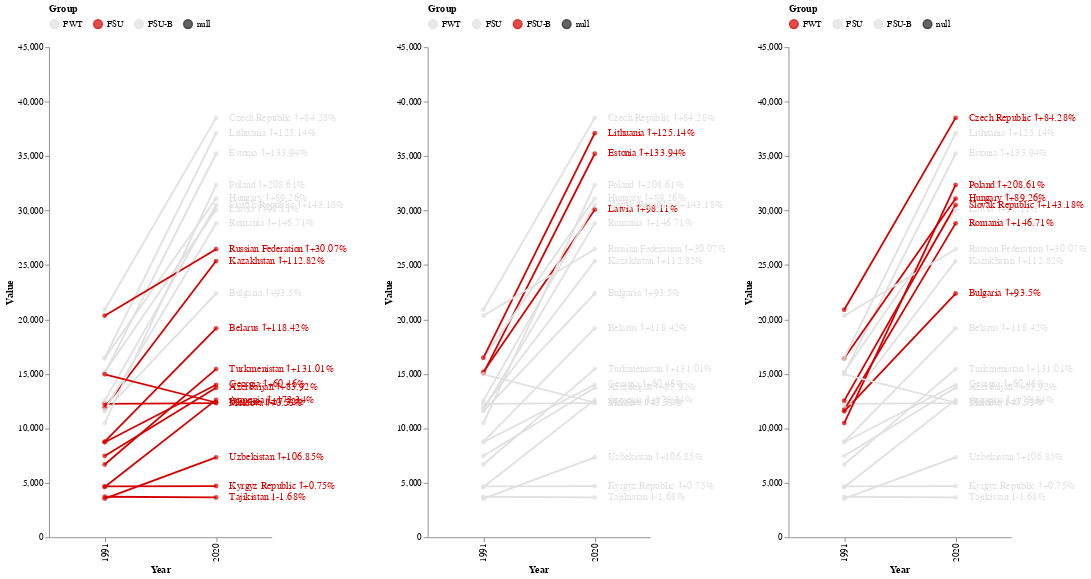

Write notebook code for a chart like this one.
### Markdown cell above
#### GDP PPC

### Code cell
df = gdp_pc_ppp.loc[
    gdp_pc_ppp.Year.isin([1991, 2020])
].copy()

df.loc[
    df.Region == 'Baltic states',
    'Group'
] = 'FSU-B'

# Add Pct Change and Labels
pct_change = df.groupby('Country Code').apply(
    lambda tx: tx.sort_values(by='Year').loc[:, ['Value']].pct_change().iloc[1] * 100
).rename(columns = {'Value': 'PctChange'})

df = df.merge(pct_change, on = 'Country Code')

df.loc[:, 'Label'] = df.loc[:, 'Country Name'] + ' ↓' + df.loc[:, 'PctChange'].round(2).astype(str) + '%'
df.loc[df.PctChange>0, 'Label'] = df.loc[:, 'Country Name'] + ' ↑+' + df.loc[:, 'PctChange'].round(2).astype(str) + '%'


x = 'Year:O'
y = 'Value'
detail = 'Country Code'

color_fwt = alt.Color(
    'Group',
    scale = alt.Scale(
    domain = ['FWT', 'FSU', 'FSU-B', 'null'],
    range = ['#D50000', '#E0E0E0', '#E0E0E0', '#212121']
    ),
    legend=alt.Legend(orient="top")
)

color_fsu = alt.Color(
    'Group',
    scale = alt.Scale(
    domain = ['FWT', 'FSU', 'FSU-B', 'null'],
    range = ['#E0E0E0', '#D50000', '#E0E0E0', '#212121']
    ),
    legend=alt.Legend(orient="top")
)

color_fsu_b = alt.Color(
    'Group',
    scale = alt.Scale(
    domain = ['FWT', 'FSU', 'FSU-B', 'null'],
    range = ['#E0E0E0', '#E0E0E0', '#D50000', '#212121']
    ),
    legend=alt.Legend(orient="top")
)

text = alt.condition(alt.datum.Year == 2020, 'Label', alt.value(' '))

width = 250
height = 550

# FWT

base_fwt = alt.Chart(
    df.loc[
        ~df['Country Code'].isin(['FSU', 'FSU-B', 'ECS', 'ECA'])
    ]
).encode(
    x=x,
    y=y,
    color=color_fwt,
    detail=detail,
    text=text
)

slope_fwt = alt.layer(
    base_fwt.mark_line(),
    base_fwt.mark_circle(),
    base_fwt.mark_text(
        align='left',
        baseline='middle',
        dx=15  # Nudges text to right so it doesn't appear on top of the bar
    )
).properties(
    width = width,
    height = height
)

# FSU

base_fsu = alt.Chart(
    df.loc[
        ~df['Country Code'].isin(['FWT', 'FSU-B', 'EUU', 'ECA'])
    ]
).encode(
    x=x,
    y=y,
    color=color_fsu,
    detail=detail,
    text=text
)

slope_fsu = alt.layer(
    base_fsu.mark_line(),
    base_fsu.mark_circle(),
    base_fsu.mark_text(
        align='left',
        baseline='middle',
        dx=15  # Nudges text to right so it doesn't appear on top of the bar
    )
).properties(
    width = width,
    height = height
)


# FSU - B

base_fsu_b = alt.Chart(
    df.loc[
        ~df['Country Code'].isin(['FWT', 'FSU', 'ECS', 'ECA'])
    ]
).encode(
    x=x,
    y=y,
    color=color_fsu_b,
    detail=detail,
    text=text
)

slope_fsu_b = alt.layer(
    base_fsu_b.mark_line(),
    base_fsu_b.mark_circle(),
    base_fsu_b.mark_text(
        align='left',
        baseline='middle',
        dx=15  # Nudges text to right so it doesn't appear on top of the bar
    )
).properties(
    width = width,
    height = height
)

alt.hconcat(
    slope_fsu,
    slope_fsu_b,
    slope_fwt
).configure_view(
    strokeWidth=0
).configure_axis(
    grid=False
).resolve_scale(color='independent', y='shared')

### Figure 1 — Vega-Lite specification as saved in the notebook (floating-point values rounded to 4 significant figures)
{"config": {"view": {"continuousWidth": 400, "continuousHeight": 300, "strokeWidth": 0}, "axis": {"grid": false}}, "hconcat": [{"layer": [{"mark": "line", "encoding": {"color": {"field": "Group", "legend": {"orient": "top"}, "scale": {"domain": ["FWT", "FSU", "FSU-B", "null"], "range": ["#E0E0E0", "#D50000", "#E0E0E0", "#212121"]}, "type": "nominal"}, "detail": {"field": "Country Code", "type": "nominal"}, "text": {"condition": {"field": "Label", "type": "nominal", "test": "(datum.Year === 2020)"}, "value": " "}, "x": {"field": "Year", "type": "ordinal"}, "y": {"field": "Value", "type": "quantitative"}}}, {"mark": "circle", "encoding": {"color": {"field": "Group", "legend": {"orient": "top"}, "scale": {"domain": ["FWT", "FSU", "FSU-B", "null"], "range": ["#E0E0E0", "#D50000", "#E0E0E0", "#212121"]}, "type": "nominal"}, "detail": {"field": "Country Code", "type": "nominal"}, "text": {"condition": {"field": "Label", "type": "nominal", "test": "(datum.Year === 2020)"}, "value": " "}, "x": {"field": "Year", "type": "ordinal"}, "y": {"field": "Value", "type": "quantitative"}}}, {"mark": {"type": "text", "align": "left", "baseline": "middle", "dx": 15}, "encoding": {"color": {"field": "Group", "legend": {"orient": "top"}, "scale": {"domain": ["FWT", "FSU", "FSU-B", "null"], "range": ["#E0E0E0", "#D50000", "#E0E0E0", "#212121"]}, "type": "nominal"}, "detail": {"field": "Country Code", "type": "nominal"}, "text": {"condition": {"field": "Label", "type": "nominal", "test": "(datum.Year === 2020)"}, "value": " "}, "x": {"field": "Year", "type": "ordinal"}, "y": {"field": "Value", "type": "quantitative"}}}], "data": {"name": "data-cd6e9045eae7d00f85b1aece559629f4"}, "height": 550, "width": 250}, {"layer": [{"mark": "line", "encoding": {"color": {"field": "Group", "legend": {"orient": "top"}, "scale": {"domain": ["FWT", "FSU", "FSU-B", "null"], "range": ["#E0E0E0", "#E0E0E0", "#D50000", "#212121"]}, "type": "nominal"}, "detail": {"field": "Country Code", "type": "nominal"}, "text": {"condition": {"field": "Label", "type": "nominal", "test": "(datum.Year === 2020)"}, "value": " "}, "x": {"field": "Year", "type": "ordinal"}, "y": {"field": "Value", "type": "quantitative"}}}, {"mark": "circle", "encoding": {"color": {"field": "Group", "legend": {"orient": "top"}, "scale": {"domain": ["FWT", "FSU", "FSU-B", "null"], "range": ["#E0E0E0", "#E0E0E0", "#D50000", "#212121"]}, "type": "nominal"}, "detail": {"field": "Country Code", "type": "nominal"}, "text": {"condition": {"field": "Label", "type": "nominal", "test": "(datum.Year === 2020)"}, "value": " "}, "x": {"field": "Year", "type": "ordinal"}, "y": {"field": "Value", "type": "quantitative"}}}, {"mark": {"type": "text", "align": "left", "baseline": "middle", "dx": 15}, "encoding": {"color": {"field": "Group", "legend": {"orient": "top"}, "scale": {"domain": ["FWT", "FSU", "FSU-B", "null"], "range": ["#E0E0E0", "#E0E0E0", "#D50000", "#212121"]}, "type": "nominal"}, "detail": {"field": "Country Code", "type": "nominal"}, "text": {"condition": {"field": "Label", "type": "nominal", "test": "(datum.Year === 2020)"}, "value": " "}, "x": {"field": "Year", "type": "ordinal"}, "y": {"field": "Value", "type": "quantitative"}}}], "data": {"name": "data-ddc70e3b0722be20716a7cf1c597cd49"}, "height": 550, "width": 250}, {"layer": [{"mark": "line", "encoding": {"color": {"field": "Group", "legend": {"orient": "top"}, "scale": {"domain": ["FWT", "FSU", "FSU-B", "null"], "range": ["#D50000", "#E0E0E0", "#E0E0E0", "#212121"]}, "type": "nominal"}, "detail": {"field": "Country Code", "type": "nominal"}, "text": {"condition": {"field": "Label", "type": "nominal", "test": "(datum.Year === 2020)"}, "value": " "}, "x": {"field": "Year", "type": "ordinal"}, "y": {"field": "Value", "type": "quantitative"}}}, {"mark": "circle", "encoding": {"color": {"field": "Group", "legend": {"orient": "top"}, "scale": {"domain": ["FWT", "FSU", "FSU-B", "null"], "range": ["#D50000", "#E0E0E0", "#E0E0E0", "#212121"]}, "type": "nominal"}, "detail": {"field": "Country Code", "type": "nominal"}, "text": {"condition": {"field": "Label", "type": "nominal", "test": "(datum.Year === 2020)"}, "value": " "}, "x": {"field": "Year", "type": "ordinal"}, "y": {"field": "Value", "type": "quantitative"}}}, {"mark": {"type": "text", "align": "left", "baseline": "middle", "dx": 15}, "encoding": {"color": {"field": "Group", "legend": {"orient": "top"}, "scale": {"domain": ["FWT", "FSU", "FSU-B", "null"], "range": ["#D50000", "#E0E0E0", "#E0E0E0", "#212121"]}, "type": "nominal"}, "detail": {"field": "Country Code", "type": "nominal"}, "text": {"condition": {"field": "Label", "type": "nominal", "test": "(datum.Year === 2020)"}, "value": " "}, "x": {"field": "Year", "type": "ordinal"}, "y": {"field": "Value", "type": "quantitative"}}}], "data": {"name": "data-ddc70e3b0722be20716a7cf1c597cd49"}, "height": 550, "width": 250}], "resolve": {"scale": {"color": "independent", "y": "shared"}}, "$schema": "https://vega.github.io/schema/vega-lite/v4.17.0.json", "datasets": {"data-cd6e9045eae7d00f85b1aece559629f4": [{"Country Name": "Armenia", "Country Code": "ARM", "Indicator Code": "NY.GDP.PCAP.PP.KD", "Group": "FSU", "Region": "South Caucasus", "Year": 1991, "Value": 4617.0, "PctChange": 173.3, "Label": "Armenia ↑+173.34%"}, {"Country Name": "Armenia", "Country Code": "ARM", "Indicator Code": "NY.GDP.PCAP.PP.KD", "Group": "FSU", "Region": "South Caucasus", "Year": 2020, "Value": 12620.0, "PctChange": 173.3, "Label": "Armenia ↑+173.34%"}, {"Country Name": "Azerbaijan", "Country Code": "AZE", "Indicator Code": "NY.GDP.PCAP.PP.KD", "Group": "FSU", "Region": "South Caucasus", "Year": 1991, "Value": 7464.0, "PctChange": 83.92, "Label": "Azerbaijan ↑+83.92%"}, {"Country Name": "Azerbaijan", "Country Code": "AZE", "Indicator Code": "NY.GDP.PCAP.PP.KD", "Group": "FSU", "Region": "South Caucasus", "Year": 2020, "Value": 13730.0, "PctChange": 83.92, "Label": "Azerbaijan ↑+83.92%"}, {"Country Name": "Bulgaria", "Country Code": "BGR", "Indicator Code": "NY.GDP.PCAP.PP.KD", "Group": "FWT", "Region": "Eastern Europe", "Year": 1991, "Value": 11570.0, "PctChange": 93.5, "Label": "Bulgaria ↑+93.5%"}, {"Country Name": "Bulgaria", "Country Code": "BGR", "Indicator Code": "NY.GDP.PCAP.PP.KD", "Group": "FWT", "Region": "Eastern Europe", "Year": 2020, "Value": 22380.0, "PctChange": 93.5, "Label": "Bulgaria ↑+93.5%"}, {"Country Name": "Belarus", "Country Code": "BLR", "Indicator Code": "NY.GDP.PCAP.PP.KD", "Group": "FSU", "Region": "Eastern Europe", "Year": 1991, "Value": 8784.0, "PctChange": 118.4, "Label": "Belarus ↑+118.42%"}, {"Country Name": "Belarus", "Country Code": "BLR", "Indicator Code": "NY.GDP.PCAP.PP.KD", "Group": "FSU", "Region": "Eastern Europe", "Year": 2020, "Value": 19190.0, "PctChange": 118.4, "Label": "Belarus ↑+118.42%"}, {"Country Name": "Czech Republic", "Country Code": "CZE", "Indicator Code": "NY.GDP.PCAP.PP.KD", "Group": "FWT", "Region": "Eastern Europe", "Year": 1991, "Value": 20900.0, "PctChange": 84.28, "Label": "Czech Republic ↑+84.28%"}, {"Country Name": "Czech Republic", "Country Code": "CZE", "Indicator Code": "NY.GDP.PCAP.PP.KD", "Group": "FWT", "Region": "Eastern Europe", "Year": 2020, "Value": 38510.0, "PctChange": 84.28, "Label": "Czech Republic ↑+84.28%"}, {"Country Name": "Europe & Central Asia", "Country Code": "ECS", "Indicator Code": "NY.GDP.PCAP.PP.KD", "Group": null, "Region": null, "Year": 1991, "Value": 23310.0, "PctChange": 43.61, "Label": "Europe & Central Asia ↑+43.61%"}, {"Country Name": "Europe & Central Asia", "Country Code": "ECS", "Indicator Code": "NY.GDP.PCAP.PP.KD", "Group": null, "Region": null, "Year": 2020, "Value": 33470.0, "PctChange": 43.61, "Label": "Europe & Central Asia ↑+43.61%"}, {"Country Name": "Estonia", "Country Code": "EST", "Indicator Code": "NY.GDP.PCAP.PP.KD", "Group": "FSU-B", "Region": "Baltic states", "Year": 1991, "Value": 15050.0, "PctChange": 133.9, "Label": "Estonia ↑+133.94%"}, {"Country Name": "Estonia", "Country Code": "EST", "Indicator Code": "NY.GDP.PCAP.PP.KD", "Group": "FSU-B", "Region": "Baltic states", "Year": 2020, "Value": 35220.0, "PctChange": 133.9, "Label": "Estonia ↑+133.94%"}, {"Country Name": "Georgia", "Country Code": "GEO", "Indicator Code": "NY.GDP.PCAP.PP.KD", "Group": "FSU", "Region": "South Caucasus", "Year": 1991, "Value": 8724.0, "PctChange": 60.46, "Label": "Georgia ↑+60.46%"}, {"Country Name": "Georgia", "Country Code": "GEO", "Indicator Code": "NY.GDP.PCAP.PP.KD", "Group": "FSU", "Region": "South Caucasus", "Year": 2020, "Value": 14000.0, "PctChange": 60.46, "Label": "Georgia ↑+60.46%"}, {"Country Name": "Hungary", "Country Code": "HUN", "Indicator Code": "NY.GDP.PCAP.PP.KD", "Group": "FWT", "Region": "Eastern Europe", "Year": 1991, "Value": 16430.0, "PctChange": 89.26, "Label": "Hungary ↑+89.26%"}, {"Country Name": "Hungary", "Country Code": "HUN", "Indicator Code": "NY.GDP.PCAP.PP.KD", "Group": "FWT", "Region": "Eastern Europe", "Year": 2020, "Value": 31100.0, "PctChange": 89.26, "Label": "Hungary ↑+89.26%"}, {"Country Name": "Kazakhstan", "Country Code": "KAZ", "Indicator Code": "NY.GDP.PCAP.PP.KD", "Group": "FSU", "Region": "Central Asia", "Year": 1991, "Value": 11920.0, "PctChange": 112.8, "Label": "Kazakhstan ↑+112.82%"}, {"Country Name": "Kazakhstan", "Country Code": "KAZ", "Indicator Code": "NY.GDP.PCAP.PP.KD", "Group": "FSU", "Region": "Central Asia", "Year": 2020, "Value": 25360.0, "PctChange": 112.8, "Label": "Kazakhstan ↑+112.82%"}, {"Country Name": "Kyrgyz Republic", "Country Code": "KGZ", "Indicator Code": "NY.GDP.PCAP.PP.KD", "Group": "FSU", "Region": "Central Asia", "Year": 1991, "Value": 4672.0, "PctChange": 0.7502, "Label": "Kyrgyz Republic ↑+0.75%"}, {"Country Name": "Kyrgyz Republic", "Country Code": "KGZ", "Indicator Code": "NY.GDP.PCAP.PP.KD", "Group": "FSU", "Region": "Central Asia", "Year": 2020, "Value": 4707.0, "PctChange": 0.7502, "Label": "Kyrgyz Republic ↑+0.75%"}, {"Country Name": "Lithuania", "Country Code": "LTU", "Indicator Code": "NY.GDP.PCAP.PP.KD", "Group": "FSU-B", "Region": "Baltic states", "Year": 1991, "Value": 16480.0, "PctChange": 125.1, "Label": "Lithuania ↑+125.14%"}, {"Country Name": "Lithuania", "Country Code": "LTU", "Indicator Code": "NY.GDP.PCAP.PP.KD", "Group": "FSU-B", "Region": "Baltic states", "Year": 2020, "Value": 37110.0, "PctChange": 125.1, "Label": "Lithuania ↑+125.14%"}, {"Country Name": "Latvia", "Country Code": "LVA", "Indicator Code": "NY.GDP.PCAP.PP.KD", "Group": "FSU-B", "Region": "Baltic states", "Year": 1991, "Value": 15180.0, "PctChange": 98.11, "Label": "Latvia ↑+98.11%"}, {"Country Name": "Latvia", "Country Code": "LVA", "Indicator Code": "NY.GDP.PCAP.PP.KD", "Group": "FSU-B", "Region": "Baltic states", "Year": 2020, "Value": 30080.0, "PctChange": 98.11, "Label": "Latvia ↑+98.11%"}, {"Country Name": "Moldova", "Country Code": "MDA", "Indicator Code": "NY.GDP.PCAP.PP.KD", "Group": "FSU", "Region": "Eastern Europe", "Year": 1991, "Value": 12260.0, "PctChange": 0.5334, "Label": "Moldova ↑+0.53%"}, {"Country Name": "Moldova", "Country Code": "MDA", "Indicator Code": "NY.GDP.PCAP.PP.KD", "Group": "FSU", "Region": "Eastern Europe", "Year": 2020, "Value": 12320.0, "PctChange": 0.5334, "Label": "Moldova ↑+0.53%"}, {"Country Name": "Poland", "Country Code": "POL", "Indicator Code": "NY.GDP.PCAP.PP.KD", "Group": "FWT", "Region": "Eastern Europe", "Year": 1991, "Value": 10480.0, "PctChange": 208.6, "Label": "Poland ↑+208.61%"}, {"Country Name": "Poland", "Country Code": "POL", "Indicator Code": "NY.GDP.PCAP.PP.KD", "Group": "FWT", "Region": "Eastern Europe", "Year": 2020, "Value": 32350.0, "PctChange": 208.6, "Label": "Poland ↑+208.61%"}, {"Country Name": "Romania", "Country Code": "ROU", "Indicator Code": "NY.GDP.PCAP.PP.KD", "Group": "FWT", "Region": "Eastern Europe", "Year": 1991, "Value": 11690.0, "PctChange": 146.7, "Label": "Romania ↑+146.71%"}, {"Country Name": "Romania", "Country Code": "ROU", "Indicator Code": "NY.GDP.PCAP.PP.KD", "Group": "FWT", "Region": "Eastern Europe", "Year": 2020, "Value": 28830.0, "PctChange": 146.7, "Label": "Romania ↑+146.71%"}, {"Country Name": "Russian Federation", "Country Code": "RUS", "Indicator Code": "NY.GDP.PCAP.PP.KD", "Group": "FSU", "Region": "Eastern Europe", "Year": 1991, "Value": 20340.0, "PctChange": 30.07, "Label": "Russian Federation ↑+30.07%"}, {"Country Name": "Russian Federation", "Country Code": "RUS", "Indicator Code": "NY.GDP.PCAP.PP.KD", "Group": "FSU", "Region": "Eastern Europe", "Year": 2020, "Value": 26460.0, "PctChange": 30.07, "Label": "Russian Federation ↑+30.07%"}, {"Country Name": "Slovak Republic", "Country Code": "SVK", "Indicator Code": "NY.GDP.PCAP.PP.KD", "Group": "FWT", "Region": "Eastern Europe", "Year": 1991, "Value": 12550.0, "PctChange": 143.2, "Label": "Slovak Republic ↑+143.18%"}, {"Country Name": "Slovak Republic", "Country Code": "SVK", "Indicator Code": "NY.GDP.PCAP.PP.KD", "Group": "FWT", "Region": "Eastern Europe", "Year": 2020, "Value": 30510.0, "PctChange": 143.2, "Label": "Slovak Republic ↑+143.18%"}, {"Country Name": "Tajikistan", "Country Code": "TJK", "Indicator Code": "NY.GDP.PCAP.PP.KD", "Group": "FSU", "Region": "Central Asia", "Year": 1991, "Value": 3720.0, "PctChange": -1.679, "Label": "Tajikistan ↓-1.68%"}, {"Country Name": "Tajikistan", "Country Code": "TJK", "Indicator Code": "NY.GDP.PCAP.PP.KD", "Group": "FSU", "Region": "Central Asia", "Year": 2020, "Value": 3658.0, "PctChange": -1.679, "Label": "Tajikistan ↓-1.68%"}, {"Country Name": "Turkmenistan", "Country Code": "TKM", "Indicator Code": "NY.GDP.PCAP.PP.KD", "Group": "FSU", "Region": "Central Asia", "Year": 1991, "Value": 6685.0, "PctChange": 131.0, "Label": "Turkmenistan ↑+131.01%"}, {"Country Name": "Turkmenistan", "Country Code": "TKM", "Indicator Code": "NY.GDP.PCAP.PP.KD", "Group": "FSU", "Region": "Central Asia", "Year": 2020, "Value": 15440.0, "PctChange": 131.0, "Label": "Turkmenistan ↑+131.01%"}, {"Country Name": "Ukraine", "Country Code": "UKR", "Indicator Code": "NY.GDP.PCAP.PP.KD", "Group": "FSU", "Region": "Eastern Europe", "Year": 1991, "Value": 14970.0, "PctChange": -17.32, "Label": "Ukraine ↓-17.32%"}, {"Country Name": "Ukraine", "Country Code": "UKR", "Indicator Code": "NY.GDP.PCAP.PP.KD", "Group": "FSU", "Region": "Eastern Europe", "Year": 2020, "Value": 12380.0, "PctChange": -17.32, "Label": "Ukraine ↓-17.32%"}, {"Country Name": "Uzbekistan", "Country Code": "UZB", "Indicator Code": "NY.GDP.PCAP.PP.KD", "Group": "FSU", "Region": "Central Asia", "Year": 1991, "Value": 3545.0, "PctChange": 106.8, "Label": "Uzbekistan ↑+106.85%"}, {"Country Name": "Uzbekistan", "Country Code": "UZB", "Indicator Code": "NY.GDP.PCAP.PP.KD", "Group": "FSU", "Region": "Central Asia", "Year": 2020, "Value": 7332.0, "PctChange": 106.8, "Label": "Uzbekistan ↑+106.85%"}], "data-ddc70e3b0722be20716a7cf1c597cd49": [{"Country Name": "Armenia", "Country Code": "ARM", "Indicator Code": "NY.GDP.PCAP.PP.KD", "Group": "FSU", "Region": "South Caucasus", "Year": 1991, "Value": 4617.0, "PctChange": 173.3, "Label": "Armenia ↑+173.34%"}, {"Country Name": "Armenia", "Country Code": "ARM", "Indicator Code": "NY.GDP.PCAP.PP.KD", "Group": "FSU", "Region": "South Caucasus", "Year": 2020, "Value": 12620.0, "PctChange": 173.3, "Label": "Armenia ↑+173.34%"}, {"Country Name": "Azerbaijan", "Country Code": "AZE", "Indicator Code": "NY.GDP.PCAP.PP.KD", "Group": "FSU", "Region": "South Caucasus", "Year": 1991, "Value": 7464.0, "PctChange": 83.92, "Label": "Azerbaijan ↑+83.92%"}, {"Country Name": "Azerbaijan", "Country Code": "AZE", "Indicator Code": "NY.GDP.PCAP.PP.KD", "Group": "FSU", "Region": "South Caucasus", "Year": 2020, "Value": 13730.0, "PctChange": 83.92, "Label": "Azerbaijan ↑+83.92%"}, {"Country Name": "Bulgaria", "Country Code": "BGR", "Indicator Code": "NY.GDP.PCAP.PP.KD", "Group": "FWT", "Region": "Eastern Europe", "Year": 1991, "Value": 11570.0, "PctChange": 93.5, "Label": "Bulgaria ↑+93.5%"}, {"Country Name": "Bulgaria", "Country Code": "BGR", "Indicator Code": "NY.GDP.PCAP.PP.KD", "Group": "FWT", "Region": "Eastern Europe", "Year": 2020, "Value": 22380.0, "PctChange": 93.5, "Label": "Bulgaria ↑+93.5%"}, {"Country Name": "Belarus", "Country Code": "BLR", "Indicator Code": "NY.GDP.PCAP.PP.KD", "Group": "FSU", "Region": "Eastern Europe", "Year": 1991, "Value": 8784.0, "PctChange": 118.4, "Label": "Belarus ↑+118.42%"}, {"Country Name": "Belarus", "Country Code": "BLR", "Indicator Code": "NY.GDP.PCAP.PP.KD", "Group": "FSU", "Region": "Eastern Europe", "Year": 2020, "Value": 19190.0, "PctChange": 118.4, "Label": "Belarus ↑+118.42%"}, {"Country Name": "Czech Republic", "Country Code": "CZE", "Indicator Code": "NY.GDP.PCAP.PP.KD", "Group": "FWT", "Region": "Eastern Europe", "Year": 1991, "Value": 20900.0, "PctChange": 84.28, "Label": "Czech Republic ↑+84.28%"}, {"Country Name": "Czech Republic", "Country Code": "CZE", "Indicator Code": "NY.GDP.PCAP.PP.KD", "Group": "FWT", "Region": "Eastern Europe", "Year": 2020, "Value": 38510.0, "PctChange": 84.28, "Label": "Czech Republic ↑+84.28%"}, {"Country Name": "Estonia", "Country Code": "EST", "Indicator Code": "NY.GDP.PCAP.PP.KD", "Group": "FSU-B", "Region": "Baltic states", "Year": 1991, "Value": 15050.0, "PctChange": 133.9, "Label": "Estonia ↑+133.94%"}, {"Country Name": "Estonia", "Country Code": "EST", "Indicator Code": "NY.GDP.PCAP.PP.KD", "Group": "FSU-B", "Region": "Baltic states", "Year": 2020, "Value": 35220.0, "PctChange": 133.9, "Label": "Estonia ↑+133.94%"}, {"Country Name": "European Union", "Country Code": "EUU", "Indicator Code": "NY.GDP.PCAP.PP.KD", "Group": null, "Region": null, "Year": 1991, "Value": 28840.0, "PctChange": 44.54, "Label": "European Union ↑+44.54%"}, {"Country Name": "European Union", "Country Code": "EUU", "Indicator Code": "NY.GDP.PCAP.PP.KD", "Group": null, "Region": null, "Year": 2020, "Value": 41680.0, "PctChange": 44.54, "Label": "European Union ↑+44.54%"}, {"Country Name": "Georgia", "Country Code": "GEO", "Indicator Code": "NY.GDP.PCAP.PP.KD", "Group": "FSU", "Region": "South Caucasus", "Year": 1991, "Value": 8724.0, "PctChange": 60.46, "Label": "Georgia ↑+60.46%"}, {"Country Name": "Georgia", "Country Code": "GEO", "Indicator Code": "NY.GDP.PCAP.PP.KD", "Group": "FSU", "Region": "South Caucasus", "Year": 2020, "Value": 14000.0, "PctChange": 60.46, "Label": "Georgia ↑+60.46%"}, {"Country Name": "Hungary", "Country Code": "HUN", "Indicator Code": "NY.GDP.PCAP.PP.KD", "Group": "FWT", "Region": "Eastern Europe", "Year": 1991, "Value": 16430.0, "PctChange": 89.26, "Label": "Hungary ↑+89.26%"}, {"Country Name": "Hungary", "Country Code": "HUN", "Indicator Code": "NY.GDP.PCAP.PP.KD", "Group": "FWT", "Region": "Eastern Europe", "Year": 2020, "Value": 31100.0, "PctChange": 89.26, "Label": "Hungary ↑+89.26%"}, {"Country Name": "Kazakhstan", "Country Code": "KAZ", "Indicator Code": "NY.GDP.PCAP.PP.KD", "Group": "FSU", "Region": "Central Asia", "Year": 1991, "Value": 11920.0, "PctChange": 112.8, "Label": "Kazakhstan ↑+112.82%"}, {"Country Name": "Kazakhstan", "Country Code": "KAZ", "Indicator Code": "NY.GDP.PCAP.PP.KD", "Group": "FSU", "Region": "Central Asia", "Year": 2020, "Value": 25360.0, "PctChange": 112.8, "Label": "Kazakhstan ↑+112.82%"}, {"Country Name": "Kyrgyz Republic", "Country Code": "KGZ", "Indicator Code": "NY.GDP.PCAP.PP.KD", "Group": "FSU", "Region": "Central Asia", "Year": 1991, "Value": 4672.0, "PctChange": 0.7502, "Label": "Kyrgyz Republic ↑+0.75%"}, {"Country Name": "Kyrgyz Republic", "Country Code": "KGZ", "Indicator Code": "NY.GDP.PCAP.PP.KD", "Group": "FSU", "Region": "Central Asia", "Year": 2020, "Value": 4707.0, "PctChange": 0.7502, "Label": "Kyrgyz Republic ↑+0.75%"}, {"Country Name": "Lithuania", "Country Code": "LTU", "Indicator Code": "NY.GDP.PCAP.PP.KD", "Group": "FSU-B", "Region": "Baltic states", "Year": 1991, "Value": 16480.0, "PctChange": 125.1, "Label": "Lithuania ↑+125.14%"}, {"Country Name": "Lithuania", "Country Code": "LTU", "Indicator Code": "NY.GDP.PCAP.PP.KD", "Group": "FSU-B", "Region": "Baltic states", "Year": 2020, "Value": 37110.0, "PctChange": 125.1, "Label": "Lithuania ↑+125.14%"}, {"Country Name": "Latvia", "Country Code": "LVA", "Indicator Code": "NY.GDP.PCAP.PP.KD", "Group": "FSU-B", "Region": "Baltic states", "Year": 1991, "Value": 15180.0, "PctChange": 98.11, "Label": "Latvia ↑+98.11%"}, {"Country Name": "Latvia", "Country Code": "LVA", "Indicator Code": "NY.GDP.PCAP.PP.KD", "Group": "FSU-B", "Region": "Baltic states", "Year": 2020, "Value": 30080.0, "PctChange": 98.11, "Label": "Latvia ↑+98.11%"}, {"Country Name": "Moldova", "Country Code": "MDA", "Indicator Code": "NY.GDP.PCAP.PP.KD", "Group": "FSU", "Region": "Eastern Europe", "Year": 1991, "Value": 12260.0, "PctChange": 0.5334, "Label": "Moldova ↑+0.53%"}, {"Country Name": "Moldova", "Country Code": "MDA", "Indicator Code": "NY.GDP.PCAP.PP.KD", "Group": "FSU", "Region": "Eastern Europe", "Year": 2020, "Value": 12320.0, "PctChange": 0.5334, "Label": "Moldova ↑+0.53%"}, {"Country Name": "Poland", "Country Code": "POL", "Indicator Code": "NY.GDP.PCAP.PP.KD", "Group": "FWT", "Region": "Eastern Europe", "Year": 1991, "Value": 10480.0, "PctChange": 208.6, "Label": "Poland ↑+208.61%"}, {"Country Name": "Poland", "Country Code": "POL", "Indicator Code": "NY.GDP.PCAP.PP.KD", "Group": "FWT", "Region": "Eastern Europe", "Year": 2020, "Value": 32350.0, "PctChange": 208.6, "Label": "Poland ↑+208.61%"}, {"Country Name": "Romania", "Country Code": "ROU", "Indicator Code": "NY.GDP.PCAP.PP.KD", "Group": "FWT", "Region": "Eastern Europe", "Year": 1991, "Value": 11690.0, "PctChange": 146.7, "Label": "Romania ↑+146.71%"}, {"Country Name": "Romania", "Country Code": "ROU", "Indicator Code": "NY.GDP.PCAP.PP.KD", "Group": "FWT", "Region": "Eastern Europe", "Year": 2020, "Value": 28830.0, "PctChange": 146.7, "Label": "Romania ↑+146.71%"}, {"Country Name": "Russian Federation", "Country Code": "RUS", "Indicator Code": "NY.GDP.PCAP.PP.KD", "Group": "FSU", "Region": "Eastern Europe", "Year": 1991, "Value": 20340.0, "PctChange": 30.07, "Label": "Russian Federation ↑+30.07%"}, {"Country Name": "Russian Federation", "Country Code": "RUS", "Indicator Code": "NY.GDP.PCAP.PP.KD", "Group": "FSU", "Region": "Eastern Europe", "Year": 2020, "Value": 26460.0, "PctChange": 30.07, "Label": "Russian Federation ↑+30.07%"}, {"Country Name": "Slovak Republic", "Country Code": "SVK", "Indicator Code": "NY.GDP.PCAP.PP.KD", "Group": "FWT", "Region": "Eastern Europe", "Year": 1991, "Value": 12550.0, "PctChange": 143.2, "Label": "Slovak Republic ↑+143.18%"}, {"Country Name": "Slovak Republic", "Country Code": "SVK", "Indicator Code": "NY.GDP.PCAP.PP.KD", "Group": "FWT", "Region": "Eastern Europe", "Year": 2020, "Value": 30510.0, "PctChange": 143.2, "Label": "Slovak Republic ↑+143.18%"}, {"Country Name": "Tajikistan", "Country Code": "TJK", "Indicator Code": "NY.GDP.PCAP.PP.KD", "Group": "FSU", "Region": "Central Asia", "Year": 1991, "Value": 3720.0, "PctChange": -1.679, "Label": "Tajikistan ↓-1.68%"}, {"Country Name": "Tajikistan", "Country Code": "TJK", "Indicator Code": "NY.GDP.PCAP.PP.KD", "Group": "FSU", "Region": "Central Asia", "Year": 2020, "Value": 3658.0, "PctChange": -1.679, "Label": "Tajikistan ↓-1.68%"}, {"Country Name": "Turkmenistan", "Country Code": "TKM", "Indicator Code": "NY.GDP.PCAP.PP.KD", "Group": "FSU", "Region": "Central Asia", "Year": 1991, "Value": 6685.0, "PctChange": 131.0, "Label": "Turkmenistan ↑+131.01%"}, {"Country Name": "Turkmenistan", "Country Code": "TKM", "Indicator Code": "NY.GDP.PCAP.PP.KD", "Group": "FSU", "Region": "Central Asia", "Year": 2020, "Value": 15440.0, "PctChange": 131.0, "Label": "Turkmenistan ↑+131.01%"}, {"Country Name": "Ukraine", "Country Code": "UKR", "Indicator Code": "NY.GDP.PCAP.PP.KD", "Group": "FSU", "Region": "Eastern Europe", "Year": 1991, "Value": 14970.0, "PctChange": -17.32, "Label": "Ukraine ↓-17.32%"}, {"Country Name": "Ukraine", "Country Code": "UKR", "Indicator Code": "NY.GDP.PCAP.PP.KD", "Group": "FSU", "Region": "Eastern Europe", "Year": 2020, "Value": 12380.0, "PctChange": -17.32, "Label": "Ukraine ↓-17.32%"}, {"Country Name": "Uzbekistan", "Country Code": "UZB", "Indicator Code": "NY.GDP.PCAP.PP.KD", "Group": "FSU", "Region": "Central Asia", "Year": 1991, "Value": 3545.0, "PctChange": 106.8, "Label": "Uzbekistan ↑+106.85%"}, {"Country Name": "Uzbekistan", "Country Code": "UZB", "Indicator Code": "NY.GDP.PCAP.PP.KD", "Group": "FSU", "Region": "Central Asia", "Year": 2020, "Value": 7332.0, "PctChange": 106.8, "Label": "Uzbekistan ↑+106.85%"}]}}
